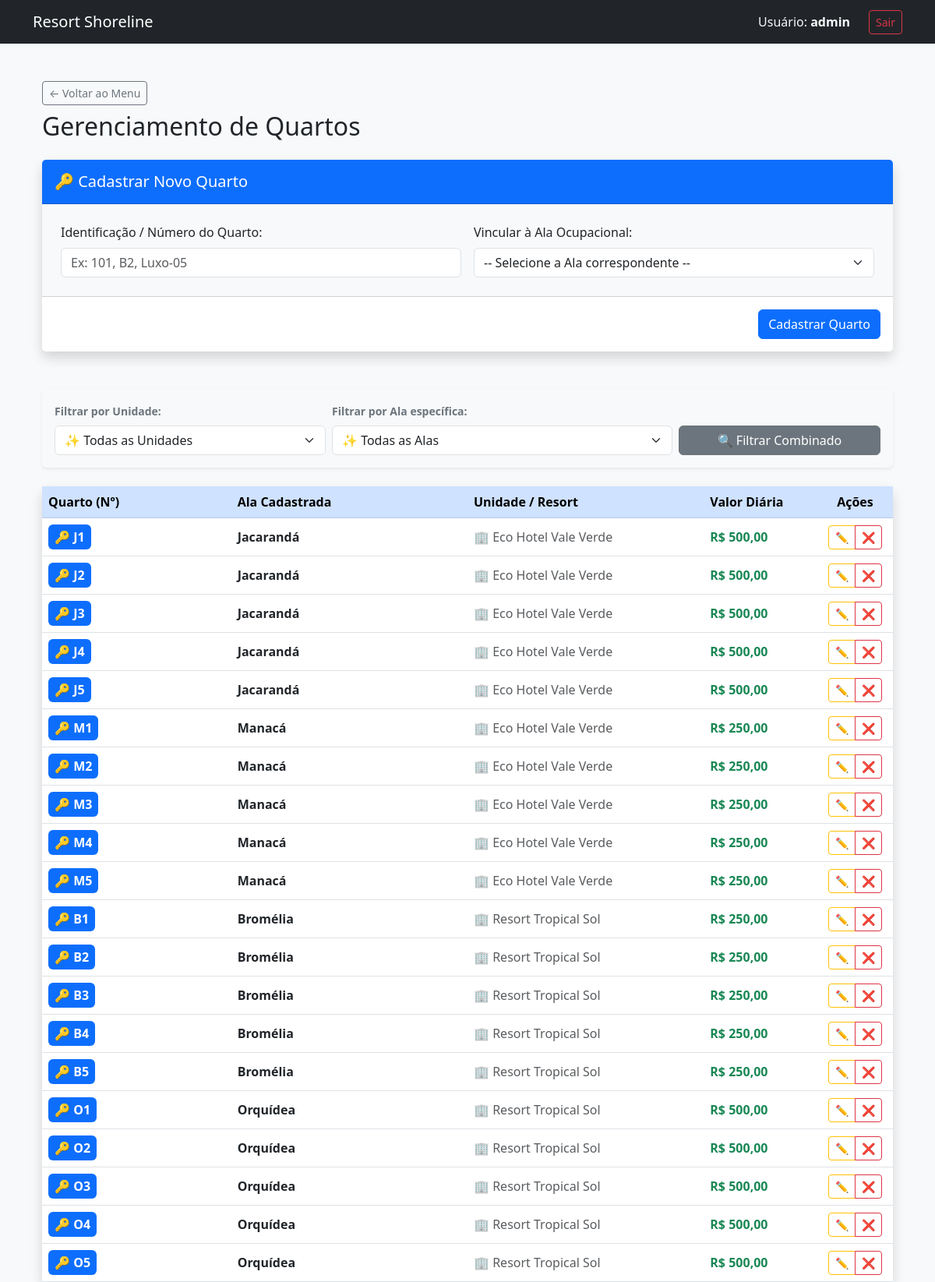
The app's page /gerencia_quartos.php (signed in) with its own data.
### tables this page shows
CREATE TABLE quartos (
	id INT AUTO_INCREMENT PRIMARY KEY,
	num VARCHAR(5) NOT NULL,
	cod_ala INT NOT NULL
);

CREATE TABLE alas (
	id INT AUTO_INCREMENT PRIMARY KEY,
	nome VARCHAR(50) NOT NULL,
	cod_unid INT NOT NULL,
    vlr_diaria DECIMAL(10,2) NOT NULL
);

CREATE TABLE unidades (
	id INT AUTO_INCREMENT PRIMARY KEY,
	nome VARCHAR(100) NOT NULL,
	loc VARCHAR(500) NOT NULL
);

### gerencia_quartos.php (the view, shortened to what this page needs)
<?php
include 'conexao.php';
$quarto_editando = null;
$quarto_deletando = null;
$unidade_filtrada = isset($_GET['unidade_filtro']) ? $_GET['unidade_filtro'] : "";
$ala_filtrada = isset($_GET['ala_filtro']) ? $_GET['ala_filtro'] : "";
$sql_quartos = "SELECT q.id, q.num, al.nome AS nome_ala, al.vlr_diaria, u.nome AS nome_unidade
                FROM quartos q
                INNER JOIN alas al ON q.cod_ala = al.id
                INNER JOIN unidades u ON al.cod_unid = u.id";
$parametros = [];
$sql_quartos .= " ORDER BY u.nome ASC, al.nome ASC, q.num ASC";
$stmt_lista = $conexao->prepare($sql_quartos);
$stmt_lista->execute($parametros);
$quartos = $stmt_lista->fetchAll(PDO::FETCH_ASSOC);
include 'header.php';
?>
<div class="container mt-5">
    <div class="mb-4">
        <a href="index.php" class="btn btn-outline-secondary btn-sm mb-2">← Voltar ao Menu</a>
        <h1 class="h2 text-dark">Gerenciamento de Quartos</h1>
    </div>
    <?php if (!$quarto_editando && !$quarto_deletando): ?>
        <div class="card shadow border-0 mb-5">
            <div class="card-header bg-primary text-white p-3">
                <h5 class="mb-0">🔑 Cadastrar Novo Quarto</h5>
            </div>
            <form method="POST">
                <div class="card-body p-4 bg-light">
                    <div class="row g-3">
                        <div class="col-md-6">
                            <label class="form-label fw-medium">Identificação / Número do Quarto:</label>
                            <input type="text" name="num" class="form-control" placeholder="Ex: 101, B2, Luxo-05" required>
                        </div>
                        <div class="col-md-6">
                            <label class="form-label fw-medium">Vincular à Ala Ocupacional:</label>
                            <select name="cod_ala" class="form-select" required>
                                <option value="">-- Selecione a Ala correspondente --</option>
                            </select>
                        </div>
                    </div>
                </div>
                <div class="card-footer bg-white text-end p-3">
                    <button type="submit" class="btn btn-primary">Cadastrar Quarto</button>
                </div>
            </form>
        </div>
    <?php endif; ?>
    <div class="card shadow-sm border-0 mb-4 bg-light">
        <div class="card-body">
            <form method="GET" class="row g-2 align-items-end">
                <div class="col-md-4">
                    <label class="form-label small fw-bold text-secondary">Filtrar por Unidade:</label>
                    <select name="unidade_filtro" class="form-select">
                        <option value="">✨ Todas as Unidades</option>
                    </select>
                </div>
                <div class="col-md-5">
                    <label class="form-label small fw-bold text-secondary">Filtrar por Ala específica:</label>
                    <select name="ala_filtro" class="form-select">
                        <option value="">✨ Todas as Alas</option>
                    </select>
                </div>
                <div class="col-md-3">
                    <button type="submit" class="btn btn-secondary w-100">🔍 Filtrar Combinado</button>
                </div>
            </form>
        </div>
    </div>
    <div class="card shadow border-0">
        <div class="table-responsive">
            <table class="table table-hover align-middle mb-0">
                <thead class="table-primary text-white">
                    <tr>
                        <th width="20%">Quarto (Nº)</th>
                        <th width="25%">Ala Cadastrada</th>
                        <th width="25%">Unidade / Resort</th>
                        <th width="12%">Valor Diária</th>
                        <th width="8%" class="text-center">Ações</th>
                    </tr>
                </thead>
                <tbody>
                    <?php if (count($quartos) > 0): ?>
                        <?php foreach ($quartos as $q): ?>
                            <tr class="<?php echo ($quarto_editando && $quarto_editando['id'] == $q['id']) ? 'table-warning' : ''; ?>">
                                <td><span class="badge bg-primary p-2 fs-6">🔑 <?php echo htmlspecialchars($q['num']); ?></span></td>
                                <td><strong><?php echo htmlspecialchars($q['nome_ala']); ?></strong></td>
                                <td><span class="text-muted">🏢 <?php echo htmlspecialchars($q['nome_unidade']); ?></span></td>
                                <td><span class="text-success fw-bold">R$ <?php echo number_format($q['vlr_diaria'], 2, ',', '.'); ?></span></td>
                                <td class="text-center">
                                    <div class="btn-group btn-group-sm">
                                        <a href="gerencia_quartos.php?editar=<?php echo $q['id']; ?>&unidade_filtro=<?php echo $unidade_filtrada; ?>&ala_filtro=<?php echo $ala_filtrada; ?>"
                                           class="btn btn-sm btn-outline-warning text-dark"
                                           title="Editar Quarto">
                                            ✏️
                                        </a>
                                        <a href="gerencia_quartos.php?solicitar_exclusao=<?php echo $q['id']; ?>"
                                           class="btn btn-sm btn-outline-danger"
                                           title="Excluir Quarto">
                                            ❌
                                        </a>
                                    </div>
                                </td>
                            </tr>
                        <?php endforeach; ?>
                    <?php else: ?>
                        <tr>
                            <td colspan="6" class="text-center text-muted py-4">Nenhum quarto encontrado para a combinação de filtros selecionada.</td>
                        </tr>
                    <?php endif; ?>
                </tbody>
            </table>
        </div>
    </div>
</div>

### records on screen
quartos: num "J1", cod_ala.nome "Jacarandá", unidades.nome "Eco Hotel Vale Verde", cod_ala.vlr_diaria "500,00"
quartos: num "J2", cod_ala.nome "Jacarandá", unidades.nome "Eco Hotel Vale Verde", cod_ala.vlr_diaria "500,00"
quartos: num "J3", cod_ala.nome "Jacarandá", unidades.nome "Eco Hotel Vale Verde", cod_ala.vlr_diaria "500,00"
quartos: num "J4", cod_ala.nome "Jacarandá", unidades.nome "Eco Hotel Vale Verde", cod_ala.vlr_diaria "500,00"
quartos: num "J5", cod_ala.nome "Jacarandá", unidades.nome "Eco Hotel Vale Verde", cod_ala.vlr_diaria "500,00"
quartos: num "M1", cod_ala.nome "Manacá", unidades.nome "Eco Hotel Vale Verde", cod_ala.vlr_diaria "250,00"
quartos: num "M2", cod_ala.nome "Manacá", unidades.nome "Eco Hotel Vale Verde", cod_ala.vlr_diaria "250,00"
quartos: num "M3", cod_ala.nome "Manacá", unidades.nome "Eco Hotel Vale Verde", cod_ala.vlr_diaria "250,00"
quartos: num "M4", cod_ala.nome "Manacá", unidades.nome "Eco Hotel Vale Verde", cod_ala.vlr_diaria "250,00"
quartos: num "M5", cod_ala.nome "Manacá", unidades.nome "Eco Hotel Vale Verde", cod_ala.vlr_diaria "250,00"
quartos: num "B1", cod_ala.nome "Bromélia", unidades.nome "Resort Tropical Sol", cod_ala.vlr_diaria "250,00"
quartos: num "B2", cod_ala.nome "Bromélia", unidades.nome "Resort Tropical Sol", cod_ala.vlr_diaria "250,00"
quartos: num "B3", cod_ala.nome "Bromélia", unidades.nome "Resort Tropical Sol", cod_ala.vlr_diaria "250,00"
quartos: num "B4", cod_ala.nome "Bromélia", unidades.nome "Resort Tropical Sol", cod_ala.vlr_diaria "250,00"
quartos: num "B5", cod_ala.nome "Bromélia", unidades.nome "Resort Tropical Sol", cod_ala.vlr_diaria "250,00"
quartos: num "O1", cod_ala.nome "Orquídea", unidades.nome "Resort Tropical Sol", cod_ala.vlr_diaria "500,00"
quartos: num "O2", cod_ala.nome "Orquídea", unidades.nome "Resort Tropical Sol", cod_ala.vlr_diaria "500,00"
quartos: num "O3", cod_ala.nome "Orquídea", unidades.nome "Resort Tropical Sol", cod_ala.vlr_diaria "500,00"
quartos: num "O4", cod_ala.nome "Orquídea", unidades.nome "Resort Tropical Sol", cod_ala.vlr_diaria "500,00"
quartos: num "O5", cod_ala.nome "Orquídea", unidades.nome "Resort Tropical Sol", cod_ala.vlr_diaria "500,00"

### other values on screen
$_SESSION["usuario_nome"] "admin"
